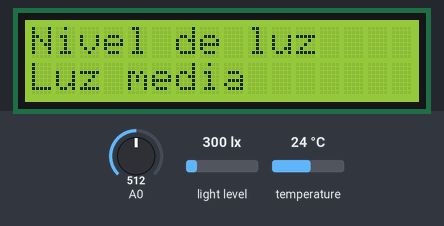
A sketch run on a simulated Arduino Uno, built with avr-gcc and run on an emulated ATmega328P. Parts: 16×2 character LCD. The inputs (shaded band) are chosen by the test bench; at power-on: light level 300 lx, temperature 24 °C, A0 = 512.

Above: at 2.2 s.
2.3 s: light level set to 40 lx
At 9.6 s:
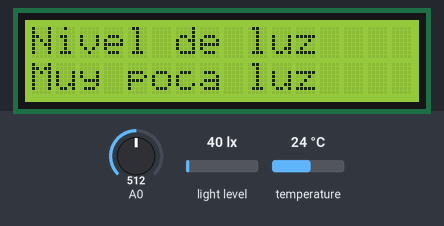
14.2 s: temperature set to 12 °C
At 20.1 s:
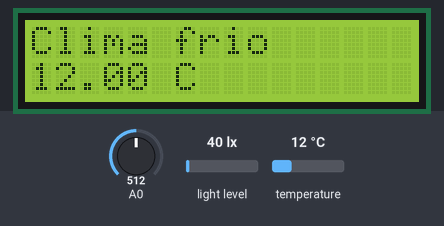
27.4 s: A0 set to 716
At 32.5 s:
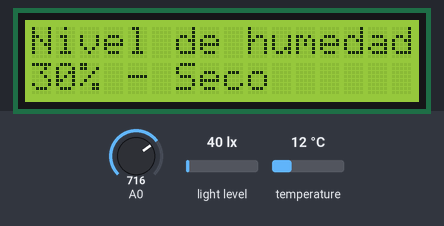
40.6 s: light level set to 1500 lx
At 44.3 s:
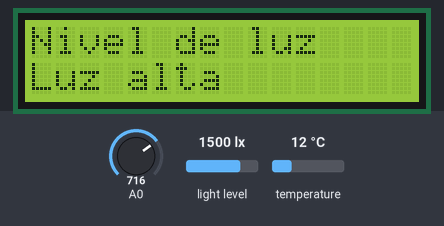
53.2 s: temperature set to 28 °C
At 61.2 s:
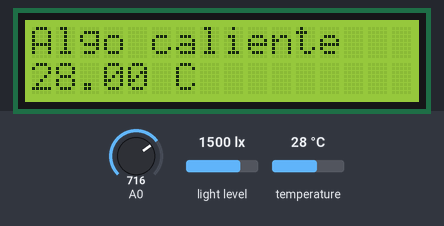
64.9 s: A0 set to 900
At 73.4 s:
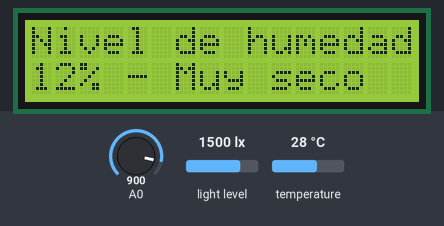
Timing chart, 0 to 74.9 s (numbered marks = the images above; inputs shaded):
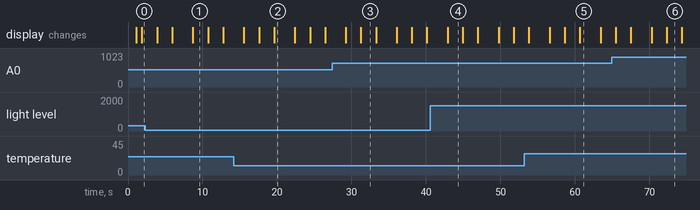

Measured:
- after the input at 2.3 s, the display: first differs from a run without the input after 6.4 s (image 1)
- after the input at 14.2 s, the display: first differs from a run without the input after 5.4 s (image 2)
- after the input at 27.4 s, the display: first differs from a run without the input after 3.9 s (image 3)
- after the input at 40.6 s, the display: changes after 2.3 s (image 4)
- after the input at 53.2 s, the display: first differs from a run without the input after 7.4 s (image 5)
- after the input at 64.9 s, the display: first differs from a run without the input after 7.4 s (image 6)
- what the display in image 1 shows lasts 2.0 s, from 8.7 s to 10.7 s

The sketch:

src.ino
```cpp
#include <BH1750.h>
#include <Wire.h>
#include <LiquidCrystal_I2C.h>
#include <OneWire.h>
#include <DallasTemperature.h>

OneWire ourWire(2);
BH1750 sensor;
LiquidCrystal_I2C lcd(0x27,16,2); // 0x27: Dirección en memoria que utiliza la pantalla LCD
DallasTemperature sensors(&ourWire);

int generalDelay = 2000;

void setup() {
  delay(1000);
  Wire.begin();
  sensors.begin();
  sensor.begin();
  lcd.init();
  lcd.backlight();
  Serial.begin(9600);
}

const char* classifyMoisture(int value) {
  if (value > 800) return "Muy seco";
  else if (value > 600) return "Seco";
  else if (value > 300) return "Óptimo";
  else return "Muy mojado";
}

const char* classifyLux(unsigned int lux) {
  if (lux <= 5) return "Oscuridad total";
  else if (lux <= 50) return "Muy poca luz";
  else if (lux <= 200) return "Luz baja";
  else if (lux <= 1000) return "Luz media";
  else if (lux <= 10000) return "Luz alta";
  else if (lux <= 50000) return "Luz muy alta";
  else return "Exceso extremo";
}

String classifyTemperature(float temp) {
  if (temp < 10) return "Frio extremo!";
  else if (temp < 18) return "Clima frio";
  else if (temp <= 25) return "Temp ideal";
  else if (temp <= 32) return "Algo caliente";
  else return "Mucho calor!";
}

void loop() {

  unsigned int lux = sensor.readLightLevel();
  int humidity = analogRead(A0);

  int humidityPercent = map(humidity, 1023, 0, 0, 100);


  sensors.requestTemperatures();   //Se envía el comando para leer la temperatura
  float temp= sensors.getTempCByIndex(0); //Se obtiene la temperatura en ºC

  lcd.clear();
  lcd.setCursor(0,0);
  lcd.print("Nivel de luz");
  lcd.setCursor (0,1);
  lcd.print(classifyLux(lux));

  delay(generalDelay);

  lcd.clear();
  lcd.setCursor(0,0);
  lcd.print("Nivel de humedad");
  lcd.setCursor (0,1);
  lcd.print(humidityPercent);
  lcd.print("%");
  lcd.print(" - ");
  lcd.print(classifyMoisture(humidity));

  delay(generalDelay);

  lcd.clear();
  lcd.setCursor(0,0);
  lcd.print(classifyTemperature(temp));
  lcd.setCursor (0,1);
  lcd.print(temp);
  lcd.print(" C");


  delay(generalDelay);

}
```
